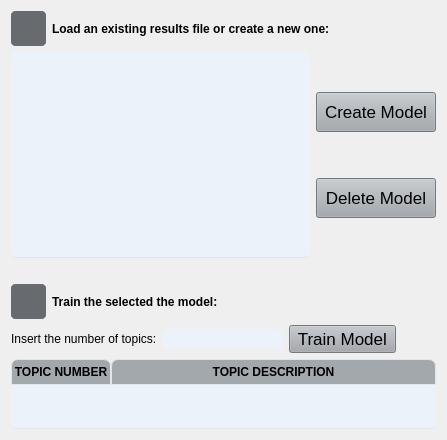
                  <widget class="QWidget" name="tabsPage2">
                   <layout class="QVBoxLayout" name="verticalLayout_10">
                    <item>
                     <layout class="QVBoxLayout" name="verticalLayoutSelectModel">
                      <item>
                       <layout class="QHBoxLayout" name="horizontalLayout_9">
                        <item>
                         <widget class="QPushButton" name="infoButtonLoadFiles">
                          <property name="sizePolicy">
                           <sizepolicy hsizetype="Fixed" vsizetype="Fixed">
                            <horstretch>0</horstretch>
                            <verstretch>0</verstretch>
                           </sizepolicy>
                          </property>
                          <property name="minimumSize">
                           <size>
                            <width>35</width>
                            <height>35</height>
                           </size>
                          </property>
                          <property name="maximumSize">
                           <size>
                            <width>35</width>
                            <height>35</height>
                           </size>
                          </property>
                          <property name="styleSheet">
                           <string notr="true">QPushButton {
	border: 5px solid #676A6E;
	border-radius: 5px;	
	background-color: #676A6E;
}
QPushButton:hover {
	background-color: #676A6E;
	border: 2px solid #676A6E;
}
QPushButton:pressed {	
	background-color: #676A6E;
	border: 2px solid #676A6E;
}</string>
                          </property>
                          <property name="text">
                           <string/>
                          </property>
                         </widget>
                        </item>
                        <item>
                         <widget class="QLabel" name="labelLoad">
                          <property name="font">
                           <font>
                            <weight>75</weight>
                            <bold>true</bold>
                           </font>
                          </property>
                          <property name="text">
                           <string>Load an existing results file or create a new one:</string>
                          </property>
                         </widget>
                        </item>
                       </layout>
                      </item>
                      <item>
                       <layout class="QHBoxLayout" name="horizontalLayout_11">
                        <item>
                         <widget class="QListWidget" name="column_listSelectModel">
                          <property name="font">
                           <font>
                            <family>Arial</family>
                            <pointsize>12</pointsize>
                            <weight>50</weight>
                            <italic>false</italic>
                            <bold>false</bold>
                           </font>
                          </property>
                          <property name="styleSheet">
                           <string notr="true">QListWidget {	
	background-color: #EBF2FA;
	padding: 10px;
	border-radius: 5px;
	gridline-color: #DFE6ED;
	border-bottom: 1px solid #DFE6ED;
	font: 12pt &quot;Arial&quot;;
}
QListWidget::item{
	border-color: #DFE6ED;
	padding-left: 5px;
	padding-right: 5px;
	gridline-color: #DFE6ED;
}
QListWidget::item:selected{
	background-color: #C7CDDA;
}
QScrollBar:horizontal {
    border: none;
    background: #A3A8AD;
    height: 14px;
    margin: 0px 21px 0 21px;
	border-radius: 0px;
}
 QScrollBar:vertical {
	border: none;
    background: #A3A8AD;
    width: 14px;
    margin: 21px 0 21px 0;
	border-radius: 0px;
 }
QHeaderView::section{
	Background-color: #A3A8AD;
	max-width: 30px;
	border: 1px solid #A3A8AD;
	border-style: none;
    border-bottom: 1px solid #DFE6ED;
    border-right: 1px solid #DFE6ED;
}
QListWidget::horizontalHeader {	
	background-color: #A3A8AD;
}
QHeaderView::section:horizontal
{
    border: 1px solid #DFE6ED;
	background-color: #A3A8AD;
	padding: 3px;
	border-top-left-radius: 7px;
    border-top-right-radius: 7px;
}
QHeaderView::section:vertical
{
    border: 1px solid #A3A8AD;
}
</string>
                          </property>
                          <property name="sizeAdjustPolicy">
                           <enum>QAbstractScrollArea::AdjustToContents</enum>
                          </property>
                         </widget>
                        </item>
                        <item>
                         <layout class="QVBoxLayout" name="verticalLayout_6">
                          <item>
                           <spacer name="verticalSpacer_9">
                            <property name="orientation">
                             <enum>Qt::Vertical</enum>
                            </property>
                            <property name="sizeHint" stdset="0">
                             <size>
                              <width>20</width>
                              <height>40</height>
                             </size>
                            </property>
                           </spacer>
                          </item>
                          <item>
                           <widget class="QPushButton" name="createNewModel">
                            <property name="sizePolicy">
                             <sizepolicy hsizetype="Minimum" vsizetype="Preferred">
                              <horstretch>0</horstretch>
                              <verstretch>0</verstretch>
                             </sizepolicy>
                            </property>
                            <property name="minimumSize">
                             <size>
                              <width>0</width>
                              <height>40</height>
                             </size>
                            </property>
                            <property name="font">
                             <font>
                              <family>.AppleSystemUIFont</family>
                              <pointsize>13</pointsize>
                             </font>
                            </property>
                            <property name="styleSheet">
                             <string notr="true">QPushButton {
	background-color: #A3A8AD;
}
QPushButton:hover {
	background-color: #A3A8AD;
}
QPushButton:pressed {	
	background-color: #A3A8AD;
}</string>
                            </property>
                            <property name="text">
                             <string> Create Model </string>
                            </property>
                           </widget>
                          </item>
                          <item>
                           <spacer name="verticalSpacer_10">
                            <property name="orientation">
                             <enum>Qt::Vertical</enum>
                            </property>
                            <property name="sizeHint" stdset="0">
                             <size>
                              <width>20</width>
                              <height>40</height>
                             </size>
                            </property>
                           </spacer>
                          </item>
                          <item>
                           <widget class="QPushButton" name="removeModel">
                            <property name="sizePolicy">
                             <sizepolicy hsizetype="Minimum" vsizetype="Preferred">
                              <horstretch>0</horstretch>
                              <verstretch>0</verstretch>
                             </sizepolicy>
                            </property>
                            <property name="minimumSize">
                             <size>
                              <width>0</width>
                              <height>40</height>
                             </size>
                            </property>
                            <property name="font">
                             <font>
                              <family>.AppleSystemUIFont</family>
                              <pointsize>13</pointsize>
                             </font>
                            </property>
                            <property name="styleSheet">
                             <string notr="true">QPushButton {
	background-color: #A3A8AD;
}
QPushButton:hover {
	background-color: #A3A8AD;
}
QPushButton:pressed {	
	background-color: #A3A8AD;
}</string>
                            </property>
                            <property name="text">
                             <string> Delete Model </string>
                            </property>
                           </widget>
                          </item>
                          <item>
                           <spacer name="verticalSpacer_13">
                            <property name="orientation">
                             <enum>Qt::Vertical</enum>
                            </property>
                            <property name="sizeHint" stdset="0">
                             <size>
                              <width>20</width>
                              <height>40</height>
                             </size>
                            </property>
                           </spacer>
                          </item>
                         </layout>
                        </item>
                       </layout>
                      </item>
                      <item>
                       <spacer name="horizontalSpacer_16">
                        <property name="orientation">
                         <enum>Qt::Horizontal</enum>
                        </property>
                        <property name="sizeHint" stdset="0">
                         <size>
                          <width>40</width>
                          <height>20</height>
                         </size>
                        </property>
                       </spacer>
                      </item>
                      <item>
                       <layout class="QHBoxLayout" name="horizontalLayout_12">
                        <item>
                         <widget class="QPushButton" name="infoButtonTrainModel">
                          <property name="sizePolicy">
                           <sizepolicy hsizetype="Fixed" vsizetype="Fixed">
                            <horstretch>0</horstretch>
                            <verstretch>0</verstretch>
                           </sizepolicy>
                          </property>
                          <property name="minimumSize">
                           <size>
                            <width>35</width>
                            <height>35</height>
                           </size>
                          </property>
                          <property name="maximumSize">
                           <size>
                            <width>35</width>
                            <height>35</height>
                           </size>
                          </property>
                          <property name="styleSheet">
                           <string notr="true">QPushButton {
	border: 5px solid #676A6E;
	border-radius: 5px;	
	background-color: #676A6E;
}
QPushButton:hover {
	background-color: #676A6E;
	border: 2px solid #676A6E;
}
QPushButton:pressed {	
	background-color: #676A6E;
	border: 2px solid #676A6E;
}</string>
                          </property>
                          <property name="text">
                           <string/>
                          </property>
                         </widget>
                        </item>
                        <item>
                         <widget class="QLabel" name="labelTrain">
                          <property name="font">
                           <font>
                            <weight>75</weight>
                            <bold>true</bold>
                           </font>
                          </property>
                          <property name="text">
                           <string>Train the selected the model:</string>
                          </property>
                         </widget>
                        </item>
                       </layout>
                      </item>
                      <item>
                       <layout class="QHBoxLayout" name="horizontalLayout_13">
                        <item>
                         <widget class="QLabel" name="labelSelectNrTopics">
                          <property name="text">
                           <string>Insert the number of topics:</string>
                          </property>
                         </widget>
                        </item>
                        <item>
                         <widget class="QLineEdit" name="insertNumberTopicsModel">
                          <property name="sizePolicy">
                           <sizepolicy hsizetype="Fixed" vsizetype="Fixed">
                            <horstretch>0</horstretch>
                            <verstretch>0</verstretch>
                           </sizepolicy>
                          </property>
                          <property name="minimumSize">
                           <size>
                            <width>15</width>
                            <height>0</height>
                           </size>
                          </property>
                          <property name="styleSheet">
                           <string notr="true">QLineEdit {
	background-color: #EBF2FA;
	border-radius: 5px;
	border: 2px solid #EBF2FA;
	padding-left: 10px;
}
QLineEdit:hover {
	border: 2px solid #A3A8AD;
}
QLineEdit:focus {
	border: 2px solid #A3A8AD;
}</string>
                          </property>
                         </widget>
                        </item>
                        <item>
                         <widget class="QPushButton" name="trainModel">
                          <property name="sizePolicy">
                           <sizepolicy hsizetype="Minimum" vsizetype="Preferred">
                            <horstretch>0</horstretch>
                            <verstretch>0</verstretch>
                           </sizepolicy>
                          </property>
                          <property name="minimumSize">
                           <size>
                            <width>0</width>
                            <height>25</height>
                           </size>
                          </property>
                          <property name="font">
                           <font>
                            <family>.AppleSystemUIFont</family>
                            <pointsize>13</pointsize>
                           </font>
                          </property>
                          <property name="styleSheet">
                           <string notr="true">QPushButton {
	background-color: #A3A8AD;
}
QPushButton:hover {
	background-color: #A3A8AD;
}
QPushButton:pressed {	
	background-color: #A3A8AD;
}</string>
                          </property>
                          <property name="text">
                           <string> Train Model </string>
                          </property>
                         </widget>
                        </item>
                        <item>
                         <spacer name="horizontalSpacer_2">
                          <property name="orientation">
                           <enum>Qt::Horizontal</enum>
                          </property>
                          <property name="sizeHint" stdset="0">
                           <size>
                            <width>40</width>
                            <height>20</height>
                           </size>
                          </property>
                         </spacer>
                        </item>
                       </layout>
                      </item>
                      <item>
                       <widget class="QTableWidget" name="tableWidgetModelTrained">
                        <property name="styleSheet">
                         <string notr="true">QTableWidget {	
	background-color: rgb(235, 242, 250);
	padding: 0px;
	border-radius: 5px;
	gridline-color: #DFE6ED;
	border-bottom: 1px solid #DFE6ED;
}
QTableWidget::item{
	padding-left: 5px;
	padding-right: 5px;
    	border-bottom: 0.7px solid #DFE6ED;
	border-top: 0.7px solid #DFE6ED;
	border-left: 0.7px solid #DFE6ED;
	border-right: 0.7px solid #DFE6ED;
}
QTableWidget::item:selected{
	background-color: #C7CDDA;
}
QScrollBar:horizontal {
    border: none;
    background: #A3A8AD;
    height: 14px;
    margin: 0px 21px 0 21px;
	border-radius: 0px;
}
 QScrollBar:vertical {
	border: none;
    background: #A3A8AD;
    width: 14px;
    margin: 21px 0 21px 0;
	border-radius: 0px;
 }
QHeaderView::section{
	Background-color: #A3A8AD;
	max-width: 30px;
	border: 1px solid #A3A8AD;
	border-style: none;
    border-bottom: 1px solid #DFE6ED;
    border-right: 1px solid #DFE6ED;
}
QTableWidget::horizontalHeader {	
	background-color: #A3A8AD;
}
QHeaderView::section:horizontal
{
    border: 1px solid #DFE6ED;
	background-color: #A3A8AD;
	padding: 3px;
	border-top-left-radius: 7px;
    border-top-right-radius: 7px;
}</string>
                        </property>
                        <property name="sizeAdjustPolicy">
                         <enum>QAbstractScrollArea::AdjustToContents</enum>
                        </property>
                        <property name="editTriggers">
                         <set>QAbstractItemView::NoEditTriggers</set>
                        </property>
                        <attribute name="horizontalHeaderStretchLastSection">
                         <bool>true</bool>
                        </attribute>
                        <attribute name="verticalHeaderVisible">
                         <bool>false</bool>
                        </attribute>
                        <column>
                         <property name="text">
                          <string>TOPIC NUMBER</string>
                         </property>
                         <property name="font">
                          <font>
                           <weight>75</weight>
                           <bold>true</bold>
                          </font>
                         </property>
                        </column>
                        <column>
                         <property name="text">
                          <string>TOPIC DESCRIPTION</string>
                         </property>
                         <property name="font">
                          <font>
                           <weight>75</weight>
                           <bold>true</bold>
                          </font>
                         </property>
                        </column>
                       </widget>
                      </item>
                     </layout>
                    </item>
                   </layout>
                  </widget>
